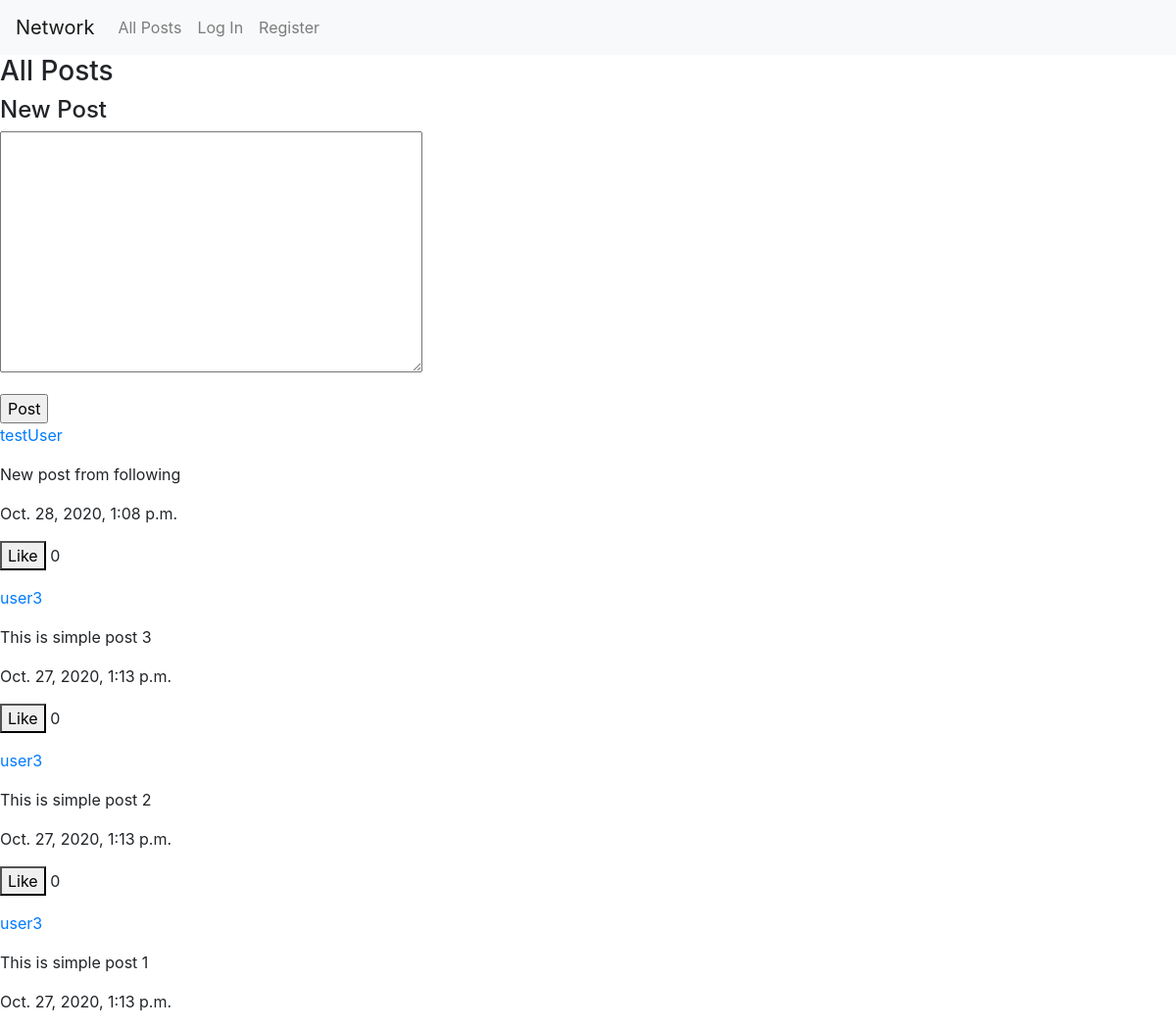
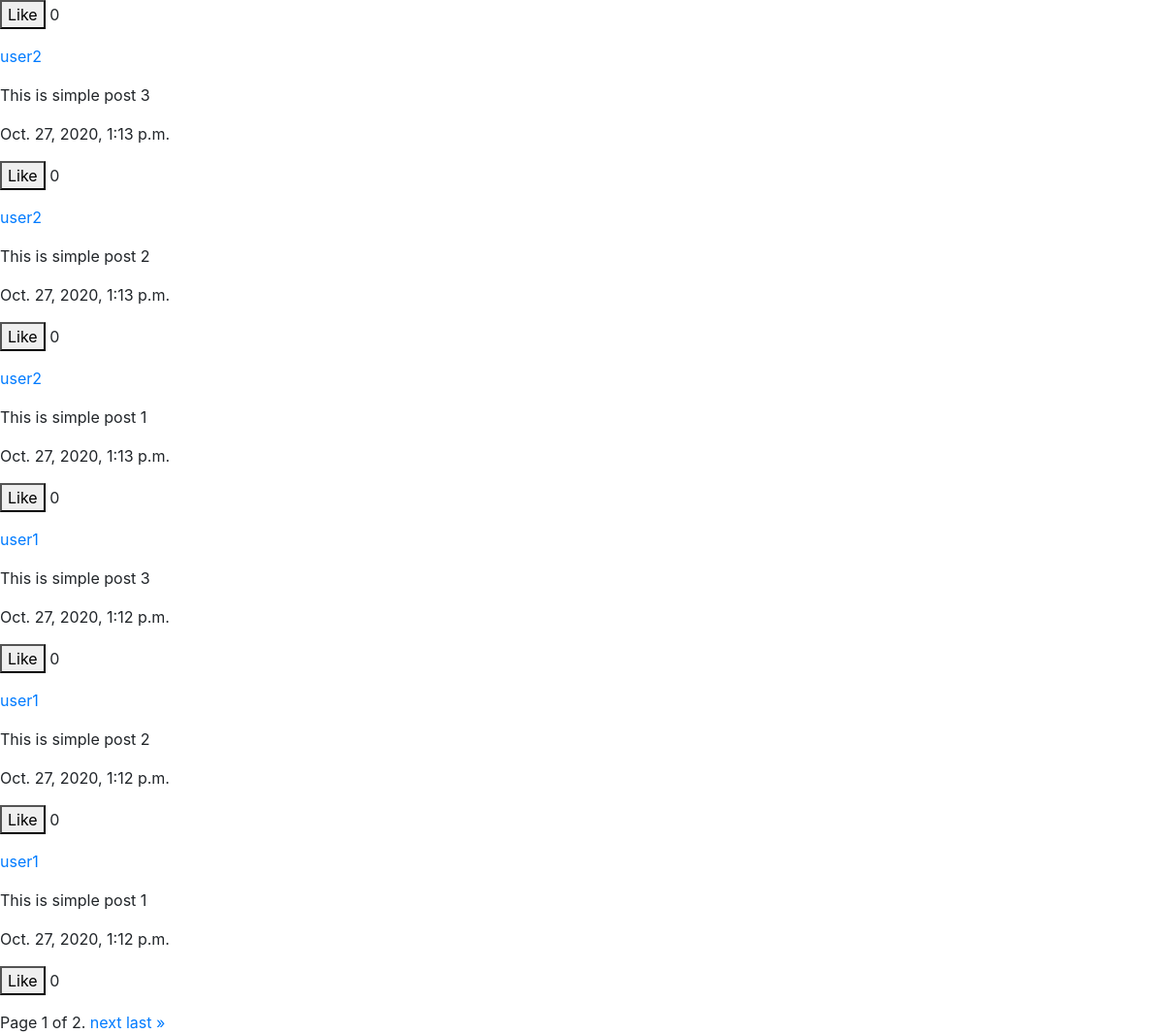
/posts, run on an earlier commit of the app's database (2 pictures, top to bottom).
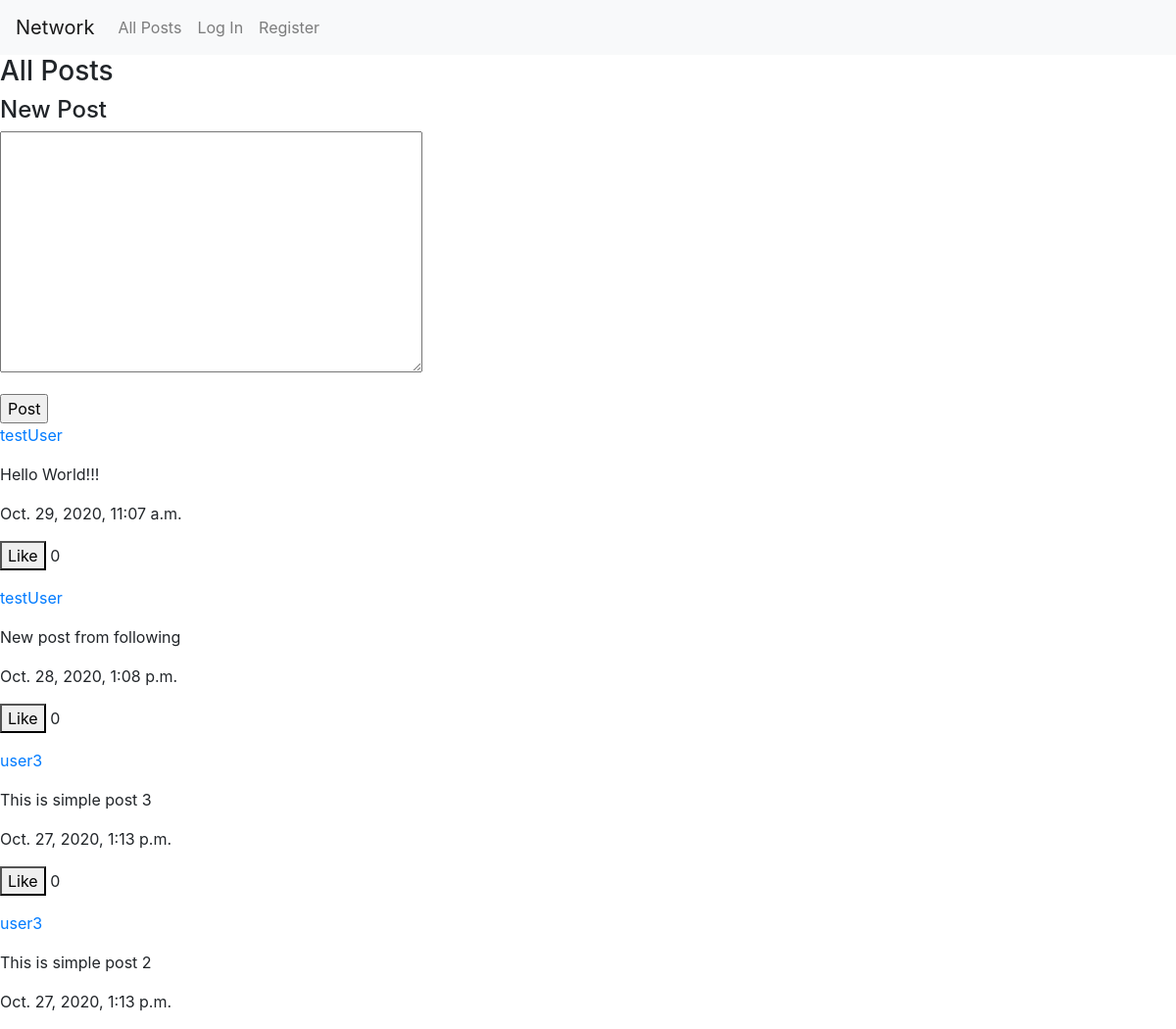
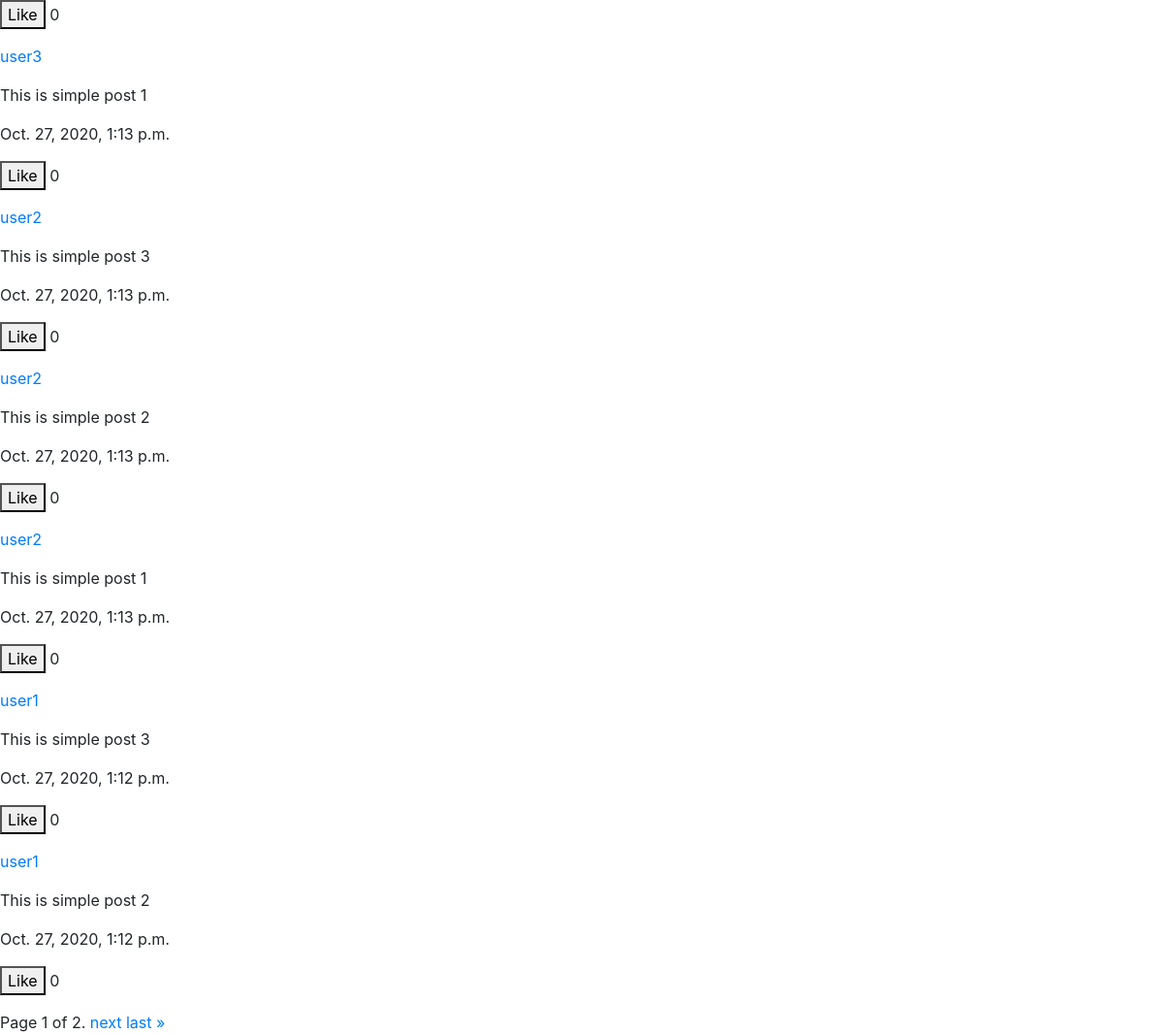
And on a later commit of the database (2 pictures, top to bottom).
### network/models.py (models this page shows)
class Post(models.Model):
    text = models.TextField()
    date = models.DateTimeField(auto_now_add=True)
    user = models.ForeignKey(User, on_delete=models.CASCADE)
    likes = models.IntegerField(default=0)
    def get_users_liking(self):
        return [like.user.id for like in self.who_likes.all()]

class User(AbstractUser):
    pass

### network/views.py (the view)
# urls.py: path("posts", views.all_posts, name="all_posts"),
def all_posts(request):
    posts = Post.objects.all().order_by('-date')
    paginator = Paginator(posts, 10)
    page_number = request.GET.get('page')
    page_object = paginator.get_page(page_number)
    if request.method == 'POST':
        form = PostForm(request.POST)
        if form.is_valid():
            form.instance.user = request.user
            form.save()
            return redirect('all_posts')
        else:
            return render(request, 'network/all_posts.html',
                          {'form': form, 'page_object': page_object})
    else:
        form = PostForm()
        return render(request, 'network/all_posts.html',
                      {'form': form, 'page_object': page_object})

### network/forms.py
class PostForm(forms.ModelForm):
    class Meta:
        model = Post
        fields = ['text']

### network/templates/network/all_posts.html (shortened to what this page needs)
{% extends 'network/layout.html' %}
{% load static %}
{% block body %}
    <h3>All Posts</h3>
    <div>
        <form method="post">
            <h4>New Post</h4>
            <p>
                {{ form.text }}
            </p>
            <input type="submit" value="Post">
        </form>
    </div>
    <div>
        {% for post in page_object %}
            <div>
                <p><a href="{% url 'profile' post.user.id %}">{{ post.user }}</a></p>
                <p class="text">{{ post.text }}</p>
                <p>{{ post.date }}</p>
                <p>
                    {% if post.user != user %}
                        <button class="like" data-post-id="{{ post.id }}">
                            {% if user.id not in post.get_users_liking %}
                                Like
                            {% else %}
                                Unlike
                            {% endif %}
                        </button>
                    {% endif %}
                    <span>{{ post.likes }}</span>
                </p>
            </div>
        {% endfor %}
    </div>
    <div>
        <span>
            Page {{ page_object.number }} of {{ page_object.paginator.num_pages }}.
        </span>
        {% if page_object.has_next %}
            <a href="?page={{ page_object.next_page_number }}">next</a>
            <a href="?page={{ page_object.paginator.num_pages }}">last
                &raquo;</a>
        {% endif %}
    </div>
{% endblock %}

What changed in the data, as far as the page shows it:
no longer on this page (row unchanged): Post: user "user1", text "This is simple post 1", date "Oct. 27, 2020, 1:12 p.m.", shows "Like", likes "0"
now on this page (row edited): Post: user "testUser", text "Hello World!!!", date "Oct. 29, 2020, 11:07 a.m.", shows "Like", likes "0"
